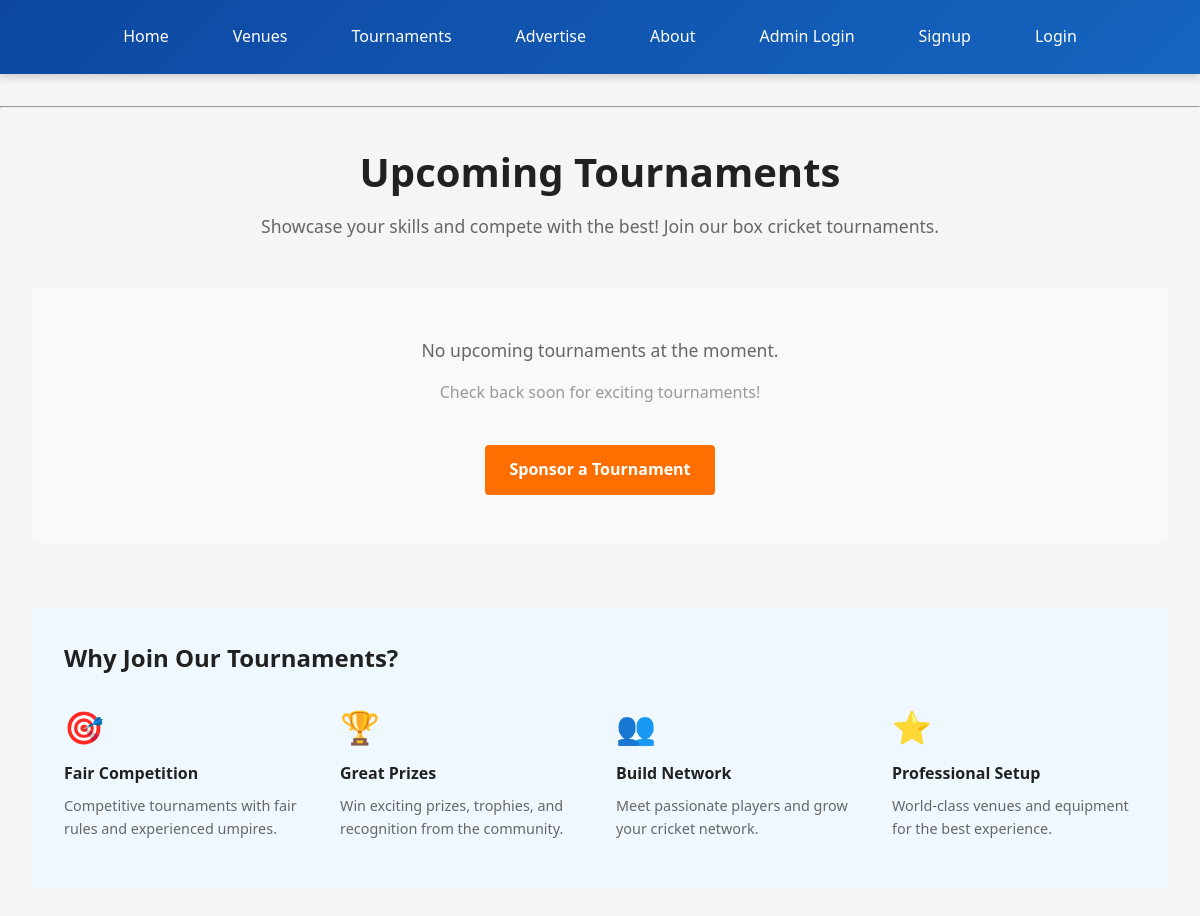
/booking/tournaments/, run on an earlier commit of the app's database.
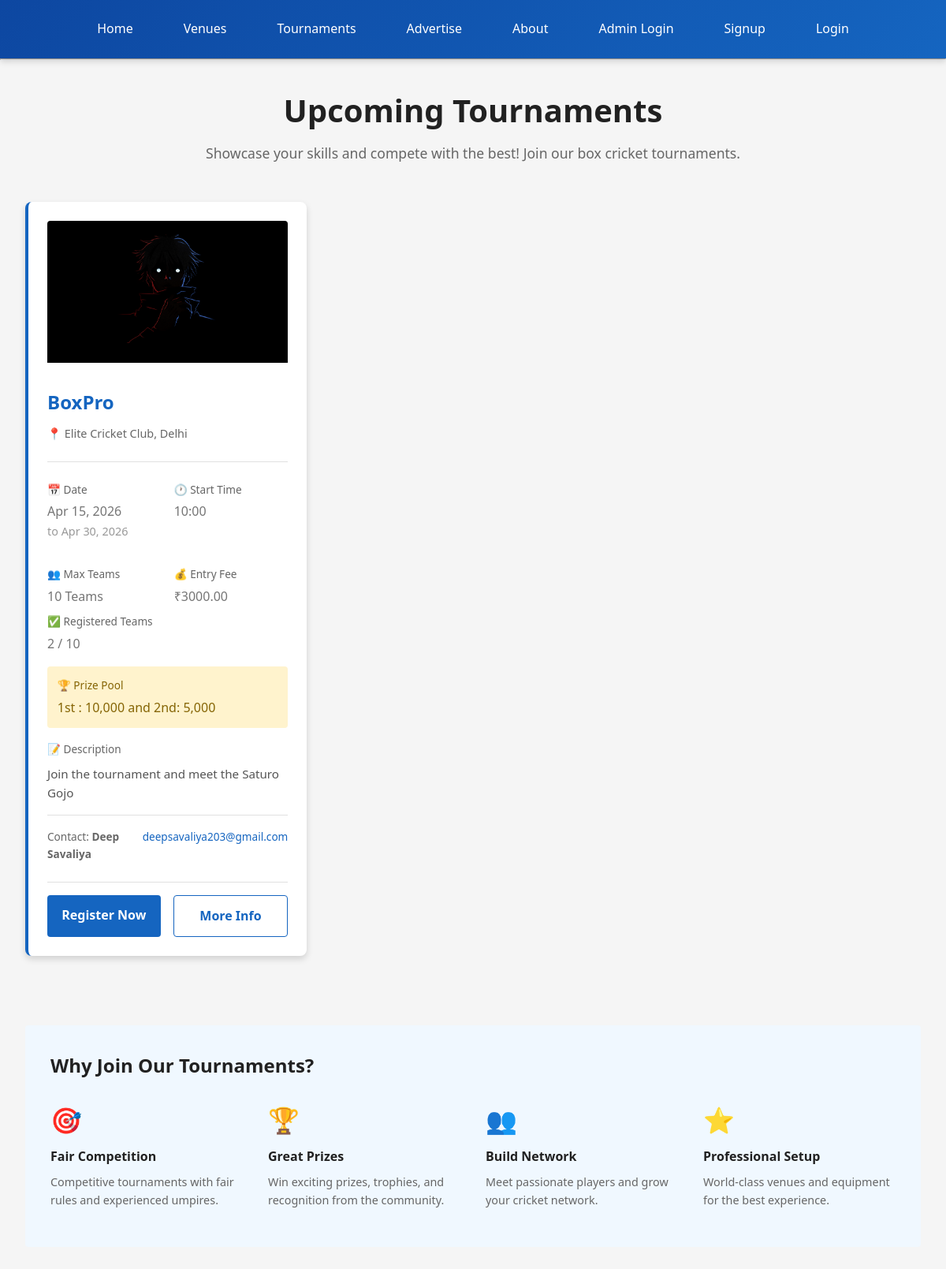
And on a later commit of the database.
### booking/models.py (models this page shows, shortened)
class Tournament(models.Model):
    STATUS_CHOICES = (
        ('upcoming', 'Upcoming'),
        ('ongoing', 'Ongoing'),
        ('completed', 'Completed'),
        ('cancelled', 'Cancelled'),
    )
    name = models.CharField(max_length=150)
    description = models.TextField()
    poster = models.ImageField(upload_to='tournament_posters/', blank=True, null=True)
    start_date = models.DateField()
    end_date = models.DateField()
    start_time = models.TimeField()
    venue = models.ForeignKey(Venue, related_name='tournaments', on_delete=models.CASCADE)
    max_teams = models.PositiveIntegerField(default=8)
    entry_fee = models.DecimalField(max_digits=10, decimal_places=2, default=0)
    status = models.CharField(max_length=20, choices=STATUS_CHOICES, default='upcoming')
    contact_person = models.CharField(max_length=100)
    contact_email = models.EmailField()
    contact_phone = models.CharField(max_length=15)
    rules = models.TextField(blank=True)
    prize_pool = models.CharField(max_length=100, blank=True)
    created_at = models.DateTimeField(auto_now_add=True)
    updated_at = models.DateTimeField(auto_now=True)
    class Meta:
        ordering = ['start_date']
    @property
    def approved_registrations_count(self):
        return self.registrations.filter(status='approved').count()

class Venue(models.Model):
    name = models.CharField(max_length=100)
    address = models.TextField(blank=True)
    city = models.CharField(max_length=100, blank=True)
    phone = models.CharField(max_length=15, blank=True)
    email = models.EmailField(blank=True)
    description = models.TextField(blank=True)
    rating = models.FloatField(default=4.5, validators=[MinValueValidator(0), MaxValueValidator(5)])
    created_at = models.DateTimeField(default=timezone.now)
    class Meta:
        ordering = ['name']

### booking/views.py (the view)
# urls.py: path('tournaments/', tournament_list, name='tournaments'),
def tournament_list(request):
    tournaments = Tournament.objects.filter(status__in=['upcoming', 'ongoing']).order_by('start_date')
    return render(request, 'booking/tournaments.html', {'tournaments': tournaments})

### booking/context_processors.py (called while the page is built)
def active_ads(request):
    today = timezone.now().date()
    active_ads_qs = Advertisement.objects.filter(is_active=True, start_date__lte=today, end_date__gte=today)
    ads_by_position = {choice[0]: [] for choice in Advertisement.POSITION_CHOICES}
    for ad in active_ads_qs:
        ads_by_position.setdefault(ad.position, []).append(ad)
    return {
        'active_ads': ads_by_position,
    }

### myproject/context_processors.py (called while the page is built)
def admin_email(request):
    return {'ADMIN_EMAIL': settings.ADMIN_EMAIL}

### templates/booking/tournaments.html (shortened to what this page needs)
{% extends 'base.html' %}
{% block content %}
<div class="container" style="margin: 2rem auto;">
    <div style="text-align: center; margin-bottom: 3rem;">
        <h1>Upcoming Tournaments</h1>
        <p style="color: #666; font-size: 1.1rem;">Showcase your skills and compete with the best! Join our box cricket tournaments.</p>
    </div>
    {% if tournaments %}
        <div style="display: grid; grid-template-columns: repeat(auto-fill, minmax(350px, 1fr)); gap: 2rem;">
            {% for tournament in tournaments %}
                <div class="card" style="border-left: 4px solid var(--primary-color);">
                    {% if tournament.poster %}
                        <img src="{{ tournament.poster.url }}" alt="{{ tournament.name }}" style="width:100%; height:180px; object-fit:cover; border-top-left-radius:4px; border-top-right-radius:4px;" />
                    {% else %}
                        <div style="width:100%; height:180px; background:#f0f0f0; display:flex; align-items:center; justify-content:center; border-top-left-radius:4px; border-top-right-radius:4px;">
                            <span style="color:#999;">No poster available</span>
                        </div>
                    {% endif %}
                    <div style="padding: 1.5rem 0; border-bottom: 1px solid #e0e0e0;">
                        <h3 style="margin: 0; color: var(--primary-color);">{{ tournament.name }}</h3>
                        <p style="color: #666; font-size: 0.9rem; margin: 0.5rem 0 0 0;">📍 {{ tournament.venue.name }}, {{ tournament.venue.city }}</p>
                    </div>
                    <div style="padding: 1.5rem 0;">
                        <div style="display: grid; grid-template-columns: 1fr 1fr; gap: 1rem; margin-bottom: 1rem;">
                            <div>
                                <p style="color: #666; font-size: 0.85rem; margin: 0;">📅 Date</p>
                                <p style="font-weight: 500; margin: 0.3rem 0 0 0;">{{ tournament.start_date|date:"M d, Y" }}</p>
                                {% if tournament.start_date != tournament.end_date %}
                                    <p style="font-size: 0.9rem; color: #999;">to {{ tournament.end_date|date:"M d, Y" }}</p>
                                {% endif %}
                            </div>
                            <div>
                                <p style="color: #666; font-size: 0.85rem; margin: 0;">🕐 Start Time</p>
                                <p style="font-weight: 500; margin: 0.3rem 0 0 0;">{{ tournament.start_time|time:"H:i" }}</p>
                            </div>
                        </div>
                        <div style="display: grid; grid-template-columns: 1fr 1fr; gap: 1rem; margin-bottom: 0.5rem;">
                            <div>
                                <p style="color: #666; font-size: 0.85rem; margin: 0;">👥 Max Teams</p>
                                <p style="font-weight: 500; margin: 0.3rem 0 0 0;">{{ tournament.max_teams }} Teams</p>
                            </div>
                            <div>
                                <p style="color: #666; font-size: 0.85rem; margin: 0;">💰 Entry Fee</p>
                                <p style="font-weight: 500; margin: 0.3rem 0 0 0;">
                                    {% if tournament.entry_fee > 0 %}
                                        ₹{{ tournament.entry_fee }}
                                    {% else %}
                                        Free
                                    {% endif %}
                                </p>
                            </div>
                        </div>
                        <div style="margin-bottom: 1rem;">
                            <p style="color: #666; font-size: 0.85rem; margin: 0;">✅ Registered Teams</p>
                            <p style="font-weight: 500; margin: 0.3rem 0 0 0;">{{ tournament.approved_registrations_count }} / {{ tournament.max_teams }}</p>
                        </div>
                        {% if tournament.prize_pool %}
                            <div style="background-color: #fff3cd; padding: 0.8rem; border-radius: 4px; margin-bottom: 1rem;">
                                <p style="color: #856404; font-size: 0.85rem; margin: 0;">🏆 Prize Pool</p>
                                <p style="font-weight: 500; color: #856404; margin: 0.3rem 0 0 0;">{{ tournament.prize_pool }}</p>
                            </div>
                        {% endif %}
                        <div style="margin: 1rem 0;">
                            <p style="color: #666; font-size: 0.85rem; margin: 0;">📝 Description</p>
                            <p style="margin: 0.5rem 0 0 0; color: #555; font-size: 0.95rem;">{{ tournament.description|truncatewords:30 }}</p>
                        </div>
                        <div style="display: grid; grid-template-columns: 1fr 1fr; gap: 1rem; font-size: 0.85rem; margin-top: 1rem; padding-top: 1rem; border-top: 1px solid #e0e0e0;">
                            <div>
                                <p style="color: #666; margin: 0;">Contact: <strong>{{ tournament.contact_person }}</strong></p>
                            </div>
                            <div>
                                <p style="color: #666; margin: 0;"><a href="mailto:{{ tournament.contact_email }}" style="color: var(--primary-color); text-decoration: none;">{{ tournament.contact_email }}</a></p>
                            </div>
                        </div>
                    </div>
                    <div style="padding-top: 1rem; border-top: 1px solid #e0e0e0; display: flex; gap: 1rem;">
                        <a href="{% url 'tournament_register' tournament.pk %}" class="btn" style="flex: 1; background-color: var(--primary-color); color: white; text-decoration: none; text-align: center; padding: 0.8rem;">Register Now</a>
                        <a href="{% url 'tournament_detail' tournament.pk %}" class="btn" style="flex: 1; background-color: transparent; border: 1px solid var(--primary-color); color: var(--primary-color); text-decoration: none; text-align: center; padding: 0.8rem;">More Info</a>
                    </div>
                </div>
            {% endfor %}
        </div>
    {% else %}
        <div style="text-align: center; padding: 3rem; background-color: #f9f9f9; border-radius: 4px;">
            <p style="font-size: 1.1rem; color: #666;">No upcoming tournaments at the moment.</p>
            <p style="color: #999; margin-top: 0.5rem;">Check back soon for exciting tournaments!</p>
            <a href="/booking/advertise/" class="btn" style="margin-top: 1.5rem;">Sponsor a Tournament</a>
        </div>
    {% endif %}
    <div style="margin-top: 4rem; padding: 2rem; background-color: #f0f8ff; border-radius: 4px;">
        <h3>Why Join Our Tournaments?</h3>
        <div style="display: grid; grid-template-columns: repeat(auto-fit, minmax(200px, 1fr)); gap: 2rem; margin-top: 1.5rem;">
            <div>
                <div style="font-size: 2rem; margin-bottom: 0.5rem;">🎯</div>
                <strong>Fair Competition</strong>
                <p style="color: #666; font-size: 0.9rem; margin-top: 0.5rem;">Competitive tournaments with fair rules and experienced umpires.</p>
            </div>
            <div>
                <div style="font-size: 2rem; margin-bottom: 0.5rem;">🏆</div>
                <strong>Great Prizes</strong>
                <p style="color: #666; font-size: 0.9rem; margin-top: 0.5rem;">Win exciting prizes, trophies, and recognition from the community.</p>
            </div>
            <div>
                <div style="font-size: 2rem; margin-bottom: 0.5rem;">👥</div>
                <strong>Build Network</strong>
                <p style="color: #666; font-size: 0.9rem; margin-top: 0.5rem;">Meet passionate players and grow your cricket network.</p>
            </div>
            <div>
                <div style="font-size: 2rem; margin-bottom: 0.5rem;">⭐</div>
                <strong>Professional Setup</strong>
                <p style="color: #666; font-size: 0.9rem; margin-top: 0.5rem;">World-class venues and equipment for the best experience.</p>
            </div>
        </div>
    </div>
</div>
{% endblock %}

### templates/base.html (shortened to what this page needs)
{% load static %}
<!DOCTYPE html>
<html>
<head>
    <link rel="stylesheet" href="{% static 'css/style.css' %}">
</head>
<body>
<nav>
    <a href="/">Home</a>
    <a href="/booking/venues/">Venues</a>
    <a href="/booking/tournaments/">Tournaments</a>
    <a href="/booking/advertise/">Advertise</a>
    <a href="/booking/about/">About</a>
    {% if user.is_authenticated %}
        {% if user.email == ADMIN_EMAIL %}
            <a href="/booking/admin/dashboard/">Admin Dashboard</a>
        {% endif %}
        <a href="/booking/">My Bookings</a>
        <a href="/booking/create/">Create Booking</a>
        <a href="/profile/">Profile</a>
        <a href="/logout/">Logout</a>
    {% else %}
        <a href="/admin-login/">Admin Login</a>
        <a href="/signup/">Signup</a>
        <a href="/login/">Login</a>
    {% endif %}
</nav>
<hr>
{% block content %}
{% endblock %}
</body>
</html>

### static/css/style.css (style rules this page uses)
:root { --primary-color: #1565c0; --primary-dark: #0d47a1; --primary-light: #42a5f5; --accent-color: #ff6f00; --success-color: #2e7d32; --danger-color: #c62828; --warning-color: #f57c00; --neutral-bg: #f5f5f5; --neutral-border: #e0e0e0; --text-primary: #212121; --text-secondary: #757575; --shadow-sm: 0 2px 4px rgba(0,0,0,0.1); --shadow-md: 0 4px 8px rgba(0,0,0,0.15); --shadow-lg: 0 8px 16px rgba(0,0,0,0.2); }
* { margin: 0; padding: 0; box-sizing: border-box; }
html { scroll-behavior: smooth; }
body { font-family: 'Segoe UI', Tahoma, Geneva, Verdana, sans-serif; background-color: var(--neutral-bg); color: var(--text-primary); line-height: 1.6; }
h1, h2, h3, h4, h5, h6 { font-weight: 600; margin-bottom: 0.5rem; color: var(--text-primary); }
h1 { font-size: 2.5rem; }
h3 { font-size: 1.5rem; }
p { color: var(--text-secondary); margin-bottom: 1rem; }
a { color: var(--primary-color); text-decoration: none; transition: color 0.3s ease; }
nav { background: linear-gradient(135deg, var(--primary-dark), var(--primary-color)); padding: 1rem 2rem; position: sticky; top: 0; z-index: 100; box-shadow: var(--shadow-md); width: 100%; }
nav ul, nav { display: flex; justify-content: center; flex-wrap: wrap; gap: 2rem; }
nav a { color: white; text-decoration: none; font-weight: 500; transition: all 0.3s ease; padding: 0.5rem 1rem; border-radius: 4px; }
.btn { display: inline-block; padding: 0.75rem 1.5rem; font-weight: 600; text-decoration: none; border-radius: 4px; transition: all 0.3s ease; border: none; cursor: pointer; font-size: 1rem; }
.btn-primary, .btn { background-color: var(--accent-color); color: white; }
.container { max-width: 1200px; margin: 2rem auto; padding: 0 2rem; width: 100%; }
.card { background: white; border-radius: 8px; padding: 1.5rem; box-shadow: var(--shadow-md); transition: all 0.3s ease; margin-bottom: 1.5rem; }

What changed in the data, as far as the page shows it:
added Tournament: poster (picture), name "BoxPro", venue.name "Elite Cricket Club", venue.city "Delhi", start_date "Apr 15, 2026", end_date "Apr 30, 2026", start_time "10:00", max_teams "10", entry_fee "3000.00", approved_registrations_count "2", prize_pool "1st : 10,000 and 2nd: 5,000", description "Join the tournament and meet the Saturo Gojo", contact_person "Deep Savaliya", contact_email "deepsavaliya203@gmail.com"
Also different on the page:
text no longer shown: "No upcoming tournaments at the moment. Check back soon for exciting tournaments! Sponsor a Tournament"
